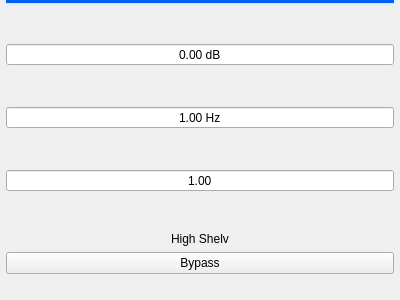
<?xml version="1.0" encoding="UTF-8"?>
<ui version="4.0">
 <class>QHighShelv</class>
 <widget class="QWidget" name="QHighShelv">
  <property name="geometry">
   <rect>
    <x>0</x>
    <y>0</y>
    <width>400</width>
    <height>300</height>
   </rect>
  </property>
  <property name="windowTitle">
   <string>Form</string>
  </property>
  <layout class="QVBoxLayout" name="verticalLayout">
   <property name="leftMargin">
    <number>6</number>
   </property>
   <property name="topMargin">
    <number>0</number>
   </property>
   <property name="rightMargin">
    <number>6</number>
   </property>
   <property name="bottomMargin">
    <number>6</number>
   </property>
   <item>
    <widget class="Line" name="line">
     <property name="styleSheet">
      <string notr="true">color: #005EF0;</string>
     </property>
     <property name="frameShadow">
      <enum>QFrame::Plain</enum>
     </property>
     <property name="lineWidth">
      <number>4</number>
     </property>
     <property name="orientation">
      <enum>Qt::Horizontal</enum>
     </property>
    </widget>
   </item>
   <item>
    <spacer name="verticalSpacer_4">
     <property name="orientation">
      <enum>Qt::Vertical</enum>
     </property>
     <property name="sizeHint" stdset="0">
      <size>
       <width>20</width>
       <height>40</height>
      </size>
     </property>
    </spacer>
   </item>
   <item>
    <widget class="QDoubleSpinBox" name="doubleSpinBoxGain">
     <property name="alignment">
      <set>Qt::AlignCenter</set>
     </property>
     <property name="buttonSymbols">
      <enum>QAbstractSpinBox::NoButtons</enum>
     </property>
     <property name="suffix">
      <string> dB</string>
     </property>
     <property name="minimum">
      <double>-10.000000000000000</double>
     </property>
     <property name="maximum">
      <double>10.000000000000000</double>
     </property>
    </widget>
   </item>
   <item>
    <spacer name="verticalSpacer_3">
     <property name="orientation">
      <enum>Qt::Vertical</enum>
     </property>
     <property name="sizeHint" stdset="0">
      <size>
       <width>20</width>
       <height>40</height>
      </size>
     </property>
    </spacer>
   </item>
   <item>
    <widget class="QDoubleSpinBox" name="doubleSpinBoxFc">
     <property name="alignment">
      <set>Qt::AlignCenter</set>
     </property>
     <property name="buttonSymbols">
      <enum>QAbstractSpinBox::NoButtons</enum>
     </property>
     <property name="suffix">
      <string> Hz</string>
     </property>
     <property name="minimum">
      <double>1.000000000000000</double>
     </property>
     <property name="maximum">
      <double>20000.000000000000000</double>
     </property>
    </widget>
   </item>
   <item>
    <spacer name="verticalSpacer_2">
     <property name="orientation">
      <enum>Qt::Vertical</enum>
     </property>
     <property name="sizeHint" stdset="0">
      <size>
       <width>20</width>
       <height>40</height>
      </size>
     </property>
    </spacer>
   </item>
   <item>
    <widget class="QDoubleSpinBox" name="doubleSpinBoxS">
     <property name="alignment">
      <set>Qt::AlignCenter</set>
     </property>
     <property name="buttonSymbols">
      <enum>QAbstractSpinBox::NoButtons</enum>
     </property>
     <property name="maximum">
      <double>2.000000000000000</double>
     </property>
     <property name="singleStep">
      <double>0.010000000000000</double>
     </property>
     <property name="value">
      <double>1.000000000000000</double>
     </property>
    </widget>
   </item>
   <item>
    <spacer name="verticalSpacer">
     <property name="orientation">
      <enum>Qt::Vertical</enum>
     </property>
     <property name="sizeHint" stdset="0">
      <size>
       <width>20</width>
       <height>40</height>
      </size>
     </property>
    </spacer>
   </item>
   <item>
    <widget class="QLabel" name="label">
     <property name="text">
      <string notr="true">High Shelv</string>
     </property>
     <property name="alignment">
      <set>Qt::AlignCenter</set>
     </property>
    </widget>
   </item>
   <item>
    <widget class="QPushButton" name="pushButtonBypass">
     <property name="text">
      <string notr="true">Bypass</string>
     </property>
     <property name="checkable">
      <bool>true</bool>
     </property>
    </widget>
   </item>
   <item>
    <spacer name="verticalSpacer_5">
     <property name="orientation">
      <enum>Qt::Vertical</enum>
     </property>
     <property name="sizeType">
      <enum>QSizePolicy::Fixed</enum>
     </property>
     <property name="sizeHint" stdset="0">
      <size>
       <width>20</width>
       <height>20</height>
      </size>
     </property>
    </spacer>
   </item>
  </layout>
 </widget>
 <resources/>
 <connections/>
</ui>
